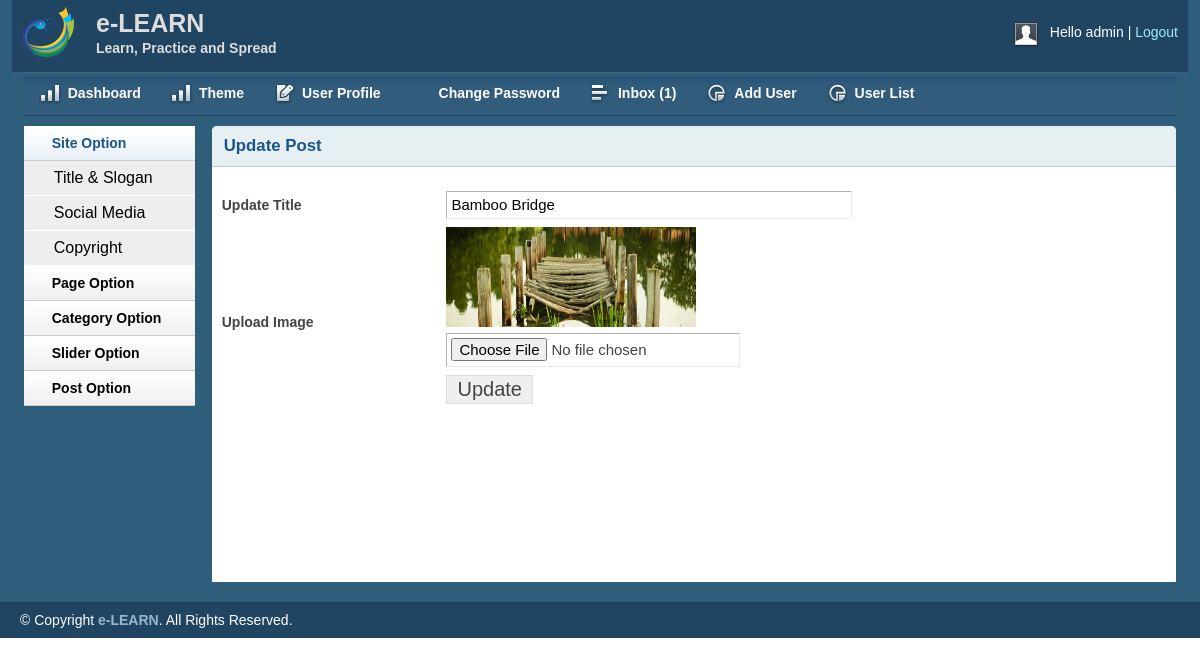
The page /admin/editslider.php?sliderid=1 (signed in) on the database its author committed.
### tables this page shows
CREATE TABLE `tbl_slider` (
  `id` int(11) NOT NULL,
  `title` varchar(255) NOT NULL,
  `image` varchar(255) NOT NULL
);

### lib/Database.php (called while the page is built, shortened)
<?php
Class Database{
	public $host   = DB_HOST;
	public $user   = DB_USER;
	public $pass   = DB_PASS;
	public $dbname = DB_NAME;
	public $link;
	private function connectDB(){
	$this->link = new mysqli($this->host, $this->user, $this->pass, $this->dbname);
 }
	public function select($query){
		$result = $this->link->query($query) or die($this->link->error.__LINE__);
		if($result->num_rows > 0){
			return $result;
		} else {
			return false;
		}
	}
}

### admin/editslider.php (the view, shortened to what this page needs)
<?php include 'inc/header.php'; ?>
<?php include 'inc/sidebar.php'; ?>
<?php
    $slider = mysqli_real_escape_string($db->link,$_GET['sliderid']);
    if(!isset($slider) || $slider == NULL){
        header("Location:sliderlist.php");
    }else{
        $sliderid = $slider;
    }
?>
<div class="grid_10">
    <div class="box round first grid">
        <h2>Update Post</h2>
        <div class="block">
            <?php
                $query = "select * from tbl_slider where id = '$sliderid';";
                $getslider = $db->select($query);
                if($getslider){
                   while($sliderresult = $getslider->fetch_assoc()){
            ?>
         <form action="" method="post" enctype="multipart/form-data">
            <table class="form">
                <tr>
                    <td>
                        <label>Update Title</label>
                    </td>
                    <td>
                        <input type="text" name ="title" value="<?php echo $sliderresult['title']?>" class="medium" />
                    </td>
                </tr>
                <tr>
                    <td>
                        <label>Upload Image</label>
                    </td>
                    <td>
                        <img src="upload/slider/<?php echo $sliderresult['image']; ?>" height="100px" width="250px"/><br/>
                        <input type="file" name="image" />
                    </td>
                </tr>
                <tr>
                    <td></td>
                    <td>
                        <input type="submit" name="submit" Value="Update" />
                    </td>
                </tr>
            </table>
            </form>
            <?php } } ?>
        </div>
    </div>
</div>
<?php include 'inc/footer.php'; ?>

### admin/css/layout.css (style rules this page uses)
body { background: #fff none repeat scroll 0 0; color: #444; font-size: 14px; padding: 0; }
h1, h2, h3, h4, h5, h6 { line-height:1.2em; margin-bottom:.3em; }
h2 { margin-top:1em; }
.box { background:#fff; margin-bottom:20px; padding:10px 10px 10px 10px; margin-left:-8px; }
.box.grid { padding-bottom:40px; }
.box.round { -moz-border-radius: 5px 5px 0px 0px; -webkit-border-radius: 5px 5px 0px 0px; border-radius: 5px 5px 0px 0px; }
.box h2 { font-size:1.2em; font-weight:bold; color:#1B548D; background:#E6F0F3; margin:-10px -10px 0 -10px; padding:10px 12px; border-bottom:1px solid #B3CBD6; -moz-border-radius: 5px 5px 0px 0px; -webkit-border-radius: 5px 5px 0px 0px; border-radius: 5px 5px 0px 0px; }
.box.first { min-height: 406px; }
.block { padding-top:20px; }
table.form { width:100%; }
table.form td { padding:4px 0px; }
table.form label { font-weight:bold; }
table.form input, table.form select { font-size: 15px; padding: 4px 4px 5px 4px; border-top: 1px solid #b3b3b3; border-left: 1px solid #b3b3b3; border-right: 1px solid #eaeaea; border-bottom: 1px solid #eaeaea; }
table.form input[type="submit"] { border: 1px solid #ddd; color: #444; cursor: pointer; font-size: 20px; padding: 2px 10px; }
input.medium { width: 55%; }
.block { padding-bottom:1px; }

### rows shown on the page
tbl_slider: title "Bamboo Bridge", image (picture)

### other values the page prints
Session::get('username') "admin"
$count "1"
